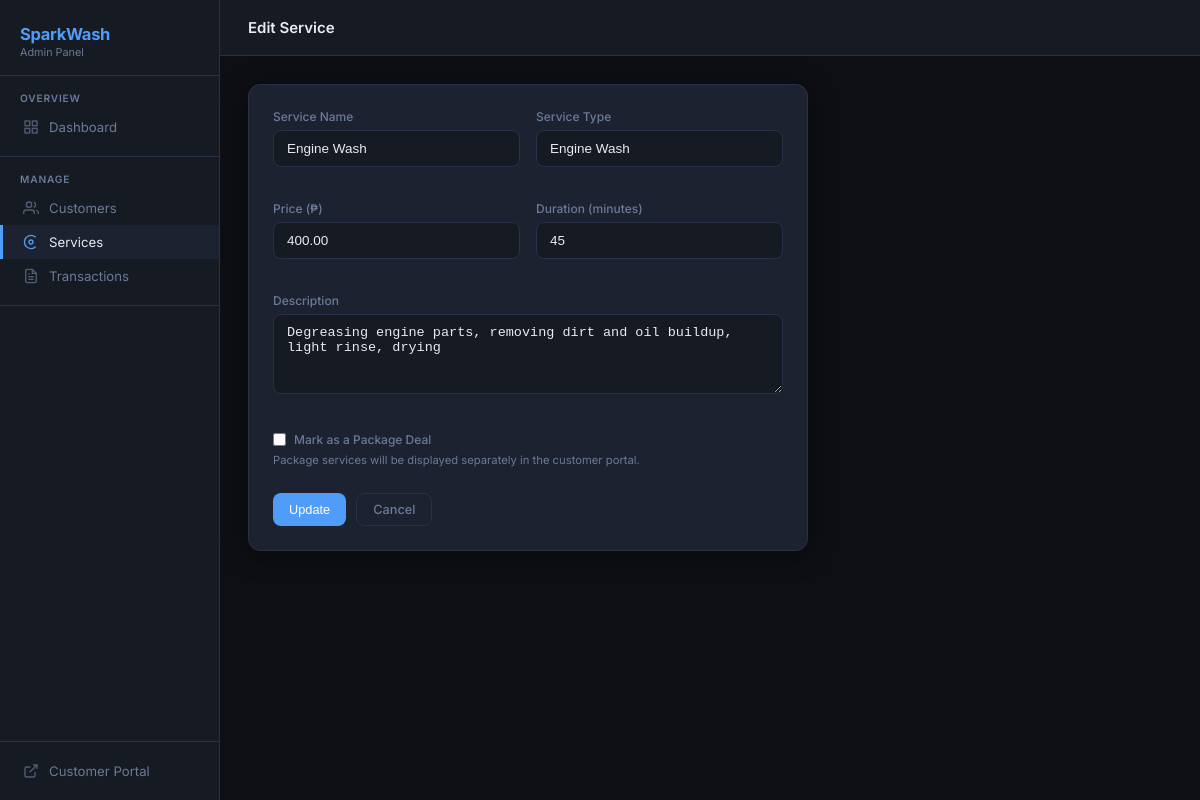
Page /service/2/edit/ on the committed database.
### car_wash/models.py (models this page shows, shortened)
class Service(models.Model):
    service_type     = models.CharField(max_length=100)
    service_name     = models.CharField(max_length=100)
    description      = models.TextField(blank=True)
    price            = models.DecimalField(max_digits=8, decimal_places=2)
    duration_minutes = models.PositiveIntegerField(default=30, help_text="Estimated duration in minutes")
    is_package       = models.BooleanField(default=False, help_text="Mark as a package deal")
    class Meta:
        ordering = ['service_type', 'service_name']

### car_wash/views.py (the view, shortened to what this page needs)
# urls.py: path('service/<int:pk>/edit/', views.service_edit, name='service_edit'),
def service_edit(request, pk):
    svc = get_object_or_404(Service, pk=pk)
    return render(request, 'service_edit.html', {'service': svc})

### car_wash/templates/service_edit.html (shortened to what this page needs)
{% extends "master.html" %}
{% block page_title %}Edit Service{% endblock %}
{% block content %}
<div style="max-width:560px">
  <div class="card">
    <form method="post">{% csrf_token %}
      <div class="form-grid">
        <div class="form-group"><label>Service Name</label><input name="service_name" value="{{ service.service_name }}" required></div>
        <div class="form-group"><label>Service Type</label><input name="service_type" value="{{ service.service_type }}" required></div>
        <div class="form-group"><label>Price (₱)</label><input name="price" type="number" step="0.01" value="{{ service.price }}" required></div>
        <div class="form-group"><label>Duration (minutes)</label><input name="duration_minutes" type="number" value="{{ service.duration_minutes }}"></div>
        <div class="form-group col-span-2"><label>Description</label><textarea name="description">{{ service.description }}</textarea></div>
        <div class="form-group col-span-2">
          <label style="display:flex;align-items:center;gap:8px;cursor:pointer">
            <input type="checkbox" name="is_package" {% if service.is_package %}checked{% endif %} style="width:auto">
            Mark as a Package Deal
          </label>
          <div style="font-size:.75rem;color:var(--muted);margin-top:4px">Package services will be displayed separately in the customer portal.</div>
        </div>
      </div>
      <div style="display:flex;gap:10px;margin-top:8px">
        <button class="btn btn-primary">Update</button>
        <a href="{% url 'service_list' %}" class="btn btn-ghost">Cancel</a>
      </div>
    </form>
  </div>
</div>
{% endblock %}

### car_wash/static/styles.css (style rules this page uses)
:root { --bg: #0d0f14; --surface: #161a23; --card: #1d2230; --border: #2a3045; --accent: #4f9cf9; --accent2: #6ee7b7; --danger: #f87171; --warn: #fbbf24; --text: #e8eaf0; --muted: #6b7a99; --radius: 12px; --shadow: 0 4px 24px rgba(0,0,0,.4); }
*, *::before, *::after { box-sizing: border-box; margin: 0; padding: 0; }
html { font-size: 15px; }
body { font-family: 'Inter', 'Segoe UI', system-ui, sans-serif; background: var(--bg); color: var(--text); min-height: 100vh; display: flex; }
.card { background: var(--card); border: 1px solid var(--border); border-radius: var(--radius); padding: 24px; box-shadow: var(--shadow); }
.btn { display: inline-flex; align-items: center; gap: 6px; padding: 8px 16px; border-radius: 8px; font-size: .85rem; font-weight: 500; cursor: pointer; border: none; text-decoration: none; transition: filter .15s, opacity .15s; }
.btn-primary { background: var(--accent); color: #fff; }
.btn-ghost { background: transparent; color: var(--muted); border: 1px solid var(--border); }
.form-group { margin-bottom: 18px; }
label { display: block; font-size: .8rem; color: var(--muted); margin-bottom: 6px; font-weight: 500; }
input, select, textarea { width: 100%; padding: 10px 13px; background: var(--surface); border: 1px solid var(--border); border-radius: 8px; color: var(--text); font-size: .9rem; outline: none; transition: border-color .15s; }
textarea { resize: vertical; min-height: 80px; }
.form-grid { display: grid; grid-template-columns: 1fr 1fr; gap: 16px; }
.col-span-2 { grid-column: span 2; }

### rows in the picture
Service: service_name "Engine Wash", service_type "Engine Wash", price "400.00", duration_minutes "45", description "Degreasing engine parts, removing dirt and oil buildup, light rinse, drying"
